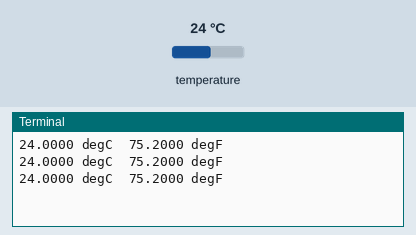
Bench run of a program on a simulated Raspberry Pi (BCM pin numbers). Shown: the last lines printed to the terminal. Inputs (shaded band) come from the test bench; at power-on: temperature 24 °C.

Above: at 1.2 s.
1.3 s: temperature set to 12 °C
At 1.9 s:
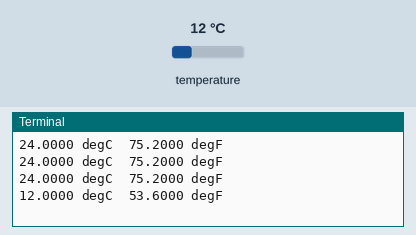
2.8 s: temperature set to 19 °C
At 3.4 s:
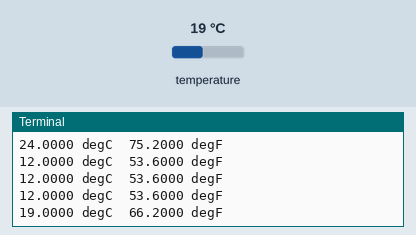
Timing chart, 0 to 5.8 s (numbered marks = the images above; inputs shaded):
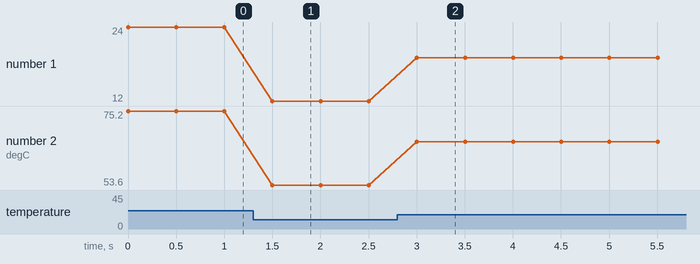

The program:

tempdemo.py
```python
#!/usr/bin/env python3
#
# tempdemo.py - Temperature measurement demo with MCP9808
#
# 09May22  Converted code to use Adafruit Blinka and CircuitPython
# 18May16  Adapted from Adafruit code by Everett Lipman
#

import time
import board
import busio
import adafruit_mcp9808
##############################################################################

def cel2far(T):
   """Convert T from Celsius to Fahrenheit
   """
   return(1.8*T + 32.0)
##############################################################################

#
# Default address is 0x18
#
# alternative: mcp = adafruit_mcp9808.MCP9808(i2c, address=0x19)
#

with board.I2C() as i2c:
   sensor = adafruit_mcp9808.MCP9808(i2c)

   while True:
      Tc = sensor.temperature  # float
      Tf = cel2far(Tc)
      print('%.4f degC  %.4f degF' % (Tc, Tf))
      time.sleep(0.5)
```

Measured:
- after the input at 1.3 s, the terminal: prints a new line after 0.20 s (image 1)
- after the input at 2.8 s, the terminal: prints a new line after 0.20 s (image 2)
- plotted number 1: 24 → 12 after the input at 1.3 s, 12 → 19 after the input at 2.8 s
- plotted number 2: 75.2 → 53.6 after the input at 1.3 s, 53.6 → 66.2 after the input at 2.8 s
